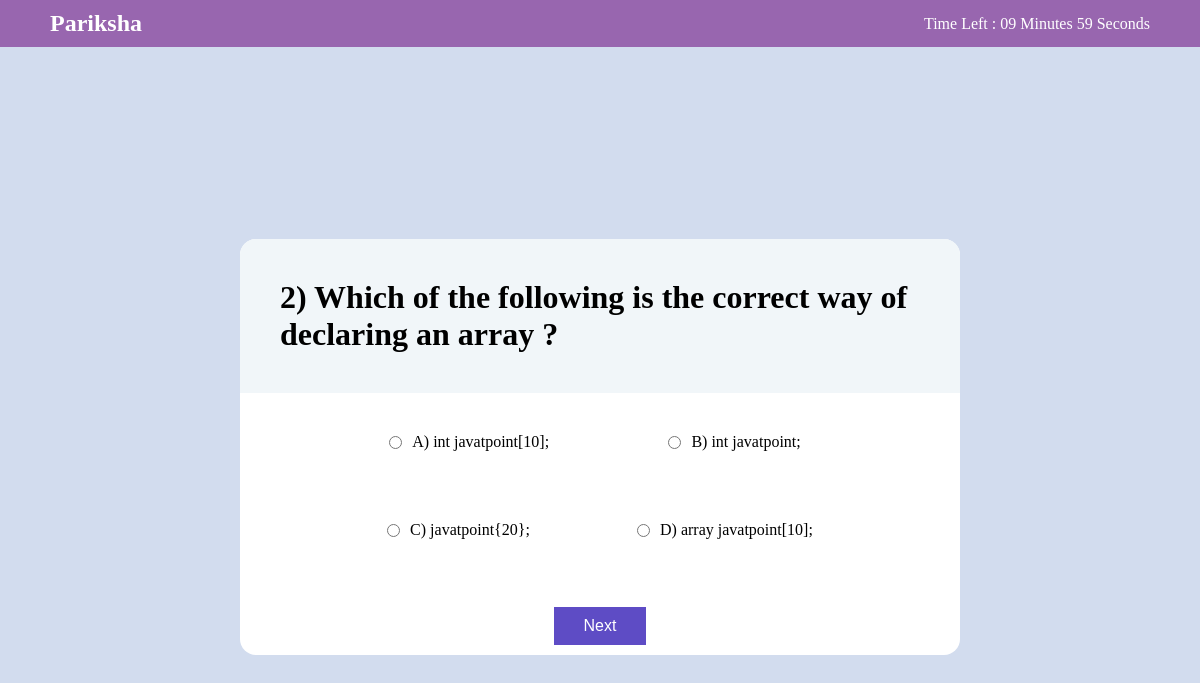
Page /qn/ on the earlier database version.
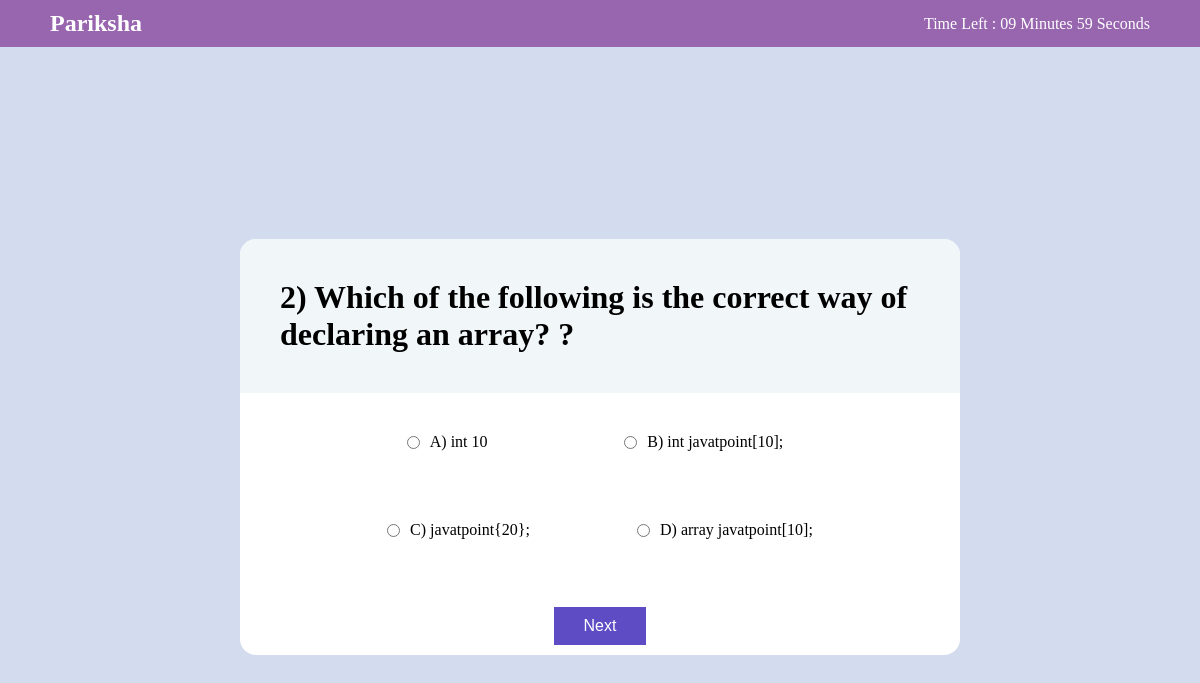
Same page on the later database version.
### Examapp/models.py (models this page shows)
class Question(models.Model):
    qid=models.CharField(max_length= 255,null='false')
    question=models.CharField(max_length= 255,null='false')
    option1=models.CharField(max_length=255,null='false')
    option2=models.CharField(max_length=255,null='false')
    option3=models.CharField(max_length=255,null='false')
    option4=models.CharField(max_length=255,null='false')
    correctans=models.CharField(max_length=255,null='false')

### Examapp/views.py (the view)
# urls.py: path('qn/',views.qn,name='qn'),
def qn(request):
    qus = Question.objects.all()
    paginator = Paginator(qus,1)
    try:
        page= int(request.GET.get('page','1'))
    except:
        page = 1
    try:
        questions=paginator.page(page)
    except(EmptyPage,InvalidPage):
        questions=paginator.page(paginator.num_pages)
    return render(request,"index.html",{"qus":qus,'questions':questions})

### templates/index.html (shortened to what this page needs)
<!DOCTYPE html>
<html lang="en">
<head>
    <link rel="stylesheet" href="/static/exam.css" />
    {% load static%}
</head>
<body>
    <nav>
        <div class="logo">
            <h1 style="font-family: cursive;">Pariksha</h1>
        </div>
        <div id="total-time-left" align="center"> </div>
    </nav>
    <div class="container">
        <div class="card">
            {% for i in questions %}
            <div class="question">
                <h1>
                    {{i.qid}}) {{i.question}} ?
                </h1>
            </div>
            <form action="/qn?name=">
                <div class="answer">
                    <div class="row">
                        <div class="option">
                            <input type="radio" id="myRadio1" class="rb" name="name" id="Option1" value="{{i.option1}}"> A)
                            {{i.option1}}</p>
                        </div>
                        <div class="option">
                            <input type="radio" id="myRadio2" class="rb" name="name" id="Option2" value="{{i.option2}}"> B)
                            {{i.option2}}</p>
                        </div>
                    </div>
                    <div class="row">
                        <div class="option">
                            <input type="radio" id="myRadio3" class="rb" name="name" id="Option3" value="{{i.option3}}"> C)
                            {{i.option3}}
                        </div>
                        <div class="option">
                            <input type="radio" id="myRadio4" class="rb" name="name" id="Option4" value="{{i.option4}}"> D)
                            {{i.option4}}
                        </div>
                    </div>
                </div>
                 <br>
        </form>
{% endfor %}
 <div class="row">
                {% if questions.has_next %}
                <a href="?page={{questions.next_page_number}}">
                        <button id="save_ans" >
                        Next
                    </button> </a>
                {%else%}
                <a href="/result/">
                    <button id="submitans">
                        Submit Answer
                    </button> </a>
                {%endif%}
            </div>
        </div>
    </div>
</body>
</html>

Differences in the rows shown:
changed Question "int javatpoint[10];": question "Which of the following is the correct way of declaring an array" → "Which of the following is the correct way of declaring an array?"; option1 "int javatpoint[10];" → "int 10"; option2 "int javatpoint;" → "int javatpoint[10];"
